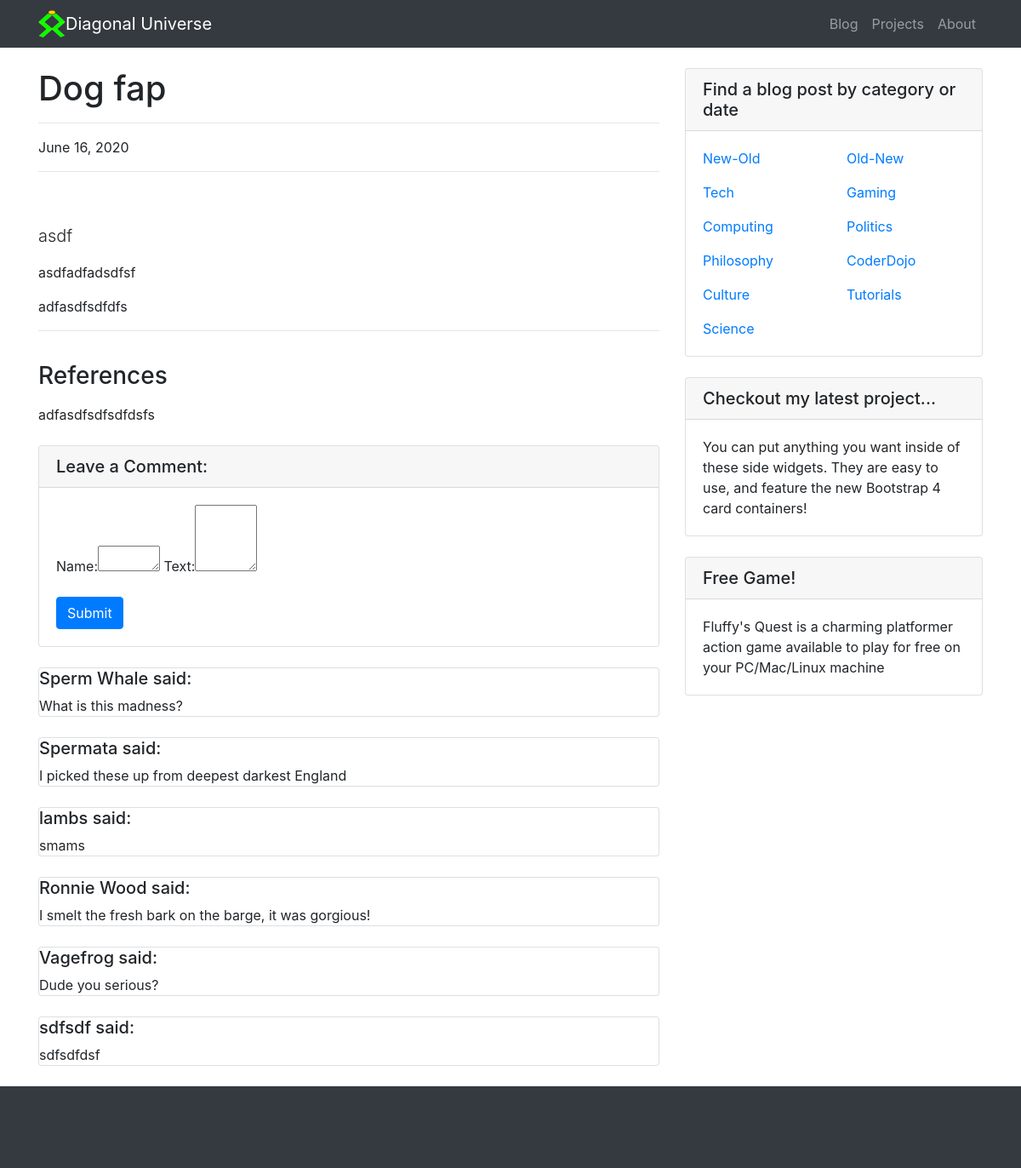
The page / on the database its author committed.
### post/models.py (models this page shows)
class Post(models.Model):
    TECH = 'Tech'
    GAMING = 'Gaming'
    COMPUTING = 'Computing'
    POLITICS = 'Politics'
    PHILOSOPHY = 'Philosophy'
    CODERDOJO = 'CoderDojo'
    CULTURE = 'Culture'
    TUTORIALS = 'Tutorials'
    SCIENCE = 'Science'
    CATEGORYS = (
        (TECH, 'Tech'),
        (GAMING, 'Gaming'),
        (COMPUTING, 'Computing'),
        (POLITICS, 'Politics'),
        (PHILOSOPHY, 'Philosophy'),
        (CODERDOJO, 'CoderDojo'),
        (CULTURE, 'Culture'),
        (TUTORIALS, 'Tutorials'),
        (SCIENCE, 'Science'),
    )
    title = models.CharField(max_length=100)
    slug = models.SlugField(max_length=100, default="None")
    subtitle = models.TextField(max_length=300, default="No subtitle")
    category = models.CharField(max_length=20, choices=CATEGORYS, default=TECH)
    date = models.DateField(default=datetime.now)
    topImage = models.CharField(max_length=100, default="No image")
    topImageDescription = models.CharField(max_length=100, default="Description of picture")
    text1 = models.TextField(max_length=3000, default="No text")
    middleImage = models.CharField(max_length=100, default="No image")
    middleImageDescription = models.CharField(max_length=300, default="Description of picture")
    text2 = models.TextField(max_length=3000, default="No text")
    extraImage1 = models.CharField(max_length=100, default="No image")
    extraImage1Description = models.CharField(max_length=100, default="Description of picture")
    extraImage2 = models.CharField(max_length=100, default="No image")
    extraImage2Description = models.CharField(max_length=100, default="Description of picture")
    extraImage3 = models.CharField(max_length=100, default="No image")
    extraImage3Description = models.CharField(max_length=100, default="Description of picture")
    video = models.CharField(max_length=100, default="No video for this post")
    repo = models.CharField(max_length=100, default="No repo for this post")
    references = models.TextField(max_length=1000, default="No references")

### Comment/models.py (models this page shows)
class Comment(models.Model):
    name = models.CharField(max_length=30, default = "Anonymous")
    text = models.TextField(max_length=300, default = "No comment")

### post/views.py (the view)
# urls.py: path("", views.index, name="index"),
def index(request):
    latestPost = Post.objects.latest('id')
    categorys = Post.CATEGORYS
    comments = Comment.objects.all()
    form = CommentForm()
    if request.method == 'POST':
        comment = Comment()
        comment.name = request.POST.get('name')
        comment.text = request.POST.get('text')
        comment.save()
        return render(request, 'post/thanks.html')
    else:
        return render(request, "post/index.html", {'latestPost': latestPost, 'categorys': categorys, 'comments': comments, 'form': form})

### Comment/forms.py
class CommentForm(forms.Form):
    name = forms.CharField(max_length=30,
    widget=forms.Textarea(attrs={"rows":1, "cols":5}))
    text = forms.CharField(max_length=300,
    widget=forms.Textarea(attrs={"rows":3, "cols":5}))

### post/templates/post/index.html (shortened to what this page needs)
{% extends 'base.html' %}
{% load bootstrap %}
{% block post %}
<div class="container">
    <div class="row">
        <div class="col-lg-8">
            <h1 class="mt-4">{{ latestPost.title }}</h1>
            <hr>
            <p>{{ latestPost.date }}</p>
            <hr>
            {% if latestPost.subtitle != "No subtitle" %}
            <div class="subtitle">
                <p class="lead">{{ latestPost.subtitle }}</p>
            </div>
            {% endif %}
            <p>{{ latestPost.text1 | linebreaks }}</p>
            {% if latestPost.text2 != "No text" %}
            <p>{{ latestPost.text2 | linebreaks }}</p>
            {% endif %}
            <hr>
            {% if latestPost.references != 'No references' %}
            <div class="references_section">
                <h3>References</h3>
                <p>{{ latestPost.references | safe | linebreaks }}</p>
            </div>
            {% endif %}
            {% endblock %}
            {% block comments %}
            <div class="card my-4">
                <h5 class="card-header">Leave a Comment:</h5>
                <div class="card-body">
                    <form action="" method="POST">
                        <div class="form-group">
                            {{form|bootstrap}}
                        </div>
                        <button type="submit" class="btn btn-primary" value="Comment">Submit</button>
                    </form>
                </div>
            </div>
            {% for comment in comments %}
            <div class="card mb-4">
                <div class="media-body">
                    <h5 class="mt-0">{{ comment.name }} said:</h5>
                    {{ comment.text }}
                </div>
            </div>
            {% endfor %}
            {% endblock %}

### static/css/blog-post.css (style rules this page uses)
body { padding-top: 56px; }

### static/css/styles.css (style rules this page uses)
.subtitle { padding-top: 20px; }
.references_section { padding-top: 20px; }

### rows shown on the page
Post: title "Dog fap", date "June 16, 2020", subtitle "asdf", text1 "asdfadfadsdfsf", text2 "adfasdfsdfdfs", references "adfasdfsdfsdfdsfs"
Comment: name "Sperm Whale", text "What is this madness?"
Comment: name "Spermata", text "I picked these up from deepest darkest England"
Comment: name "lambs", text "smams"
Comment: name "Ronnie Wood", text "I smelt the fresh bark on the barge, it was gorgious!"
Comment: name "Vagefrog", text "Dude you serious?"
Comment: name "sdfsdf", text "sdfsdfdsf"

### other values the page prints
{{ category }} "Tech" "Computing" "Philosophy" "Culture" "Science"
{{ category }} "Gaming" "Politics" "CoderDojo" "Tutorials"
